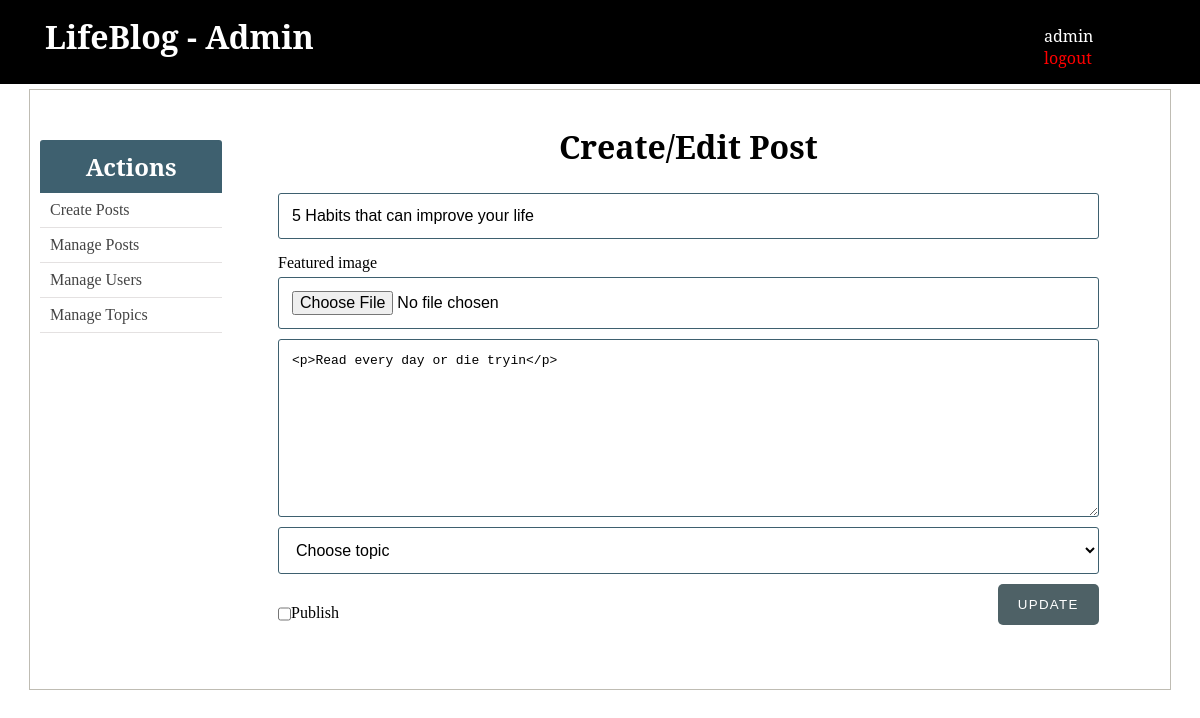
Page /admin/create_post.php?edit-post=1 (signed in) on the committed database.
### tables this page shows
CREATE TABLE `posts` (
  `id` int(11) NOT NULL,
  `user_id` int(11) DEFAULT NULL,
  `title` varchar(255) NOT NULL,
  `slug` varchar(255) NOT NULL,
  `views` int(11) NOT NULL DEFAULT 0,
  `image` varchar(255) NOT NULL,
  `body` text NOT NULL,
  `published` tinyint(1) NOT NULL,
  `created_at` timestamp NOT NULL DEFAULT current_timestamp() ON UPDATE current_timestamp(),
  `updated_at` timestamp NOT NULL DEFAULT '0000-00-00 00:00:00'
);

### admin/includes/post_functions.php (called while the page is built, shortened)
<?php
if (isset($_GET['edit-post'])) {
	$isEditingPost = true;
	$post_id = $_GET['edit-post'];
	editPost($post_id);
}
	function editPost($role_id)
	{
		global $conn, $title, $post_slug, $body, $published, $isEditingPost, $post_id;
		$sql = "SELECT * FROM posts WHERE id=$role_id LIMIT 1";
		$result = mysqli_query($conn, $sql);
		$post = mysqli_fetch_assoc($result);
		$title = $post['title'];
		$body = $post['body'];
		$published = $post['published'];
	}
?>

### admin/create_post.php (the view, shortened to what this page needs)
<?php  include('../config.php'); ?>
<?php  include(ROOT_PATH . '/admin/includes/post_functions.php'); ?>
<?php include(ROOT_PATH . '/admin/includes/head_section.php'); ?>
</head>
<body>
	<?php include(ROOT_PATH . '/admin/includes/navbar.php') ?>
	<div class="container content">
		<?php include(ROOT_PATH . '/admin/includes/menu.php') ?>
		<div class="action create-post-div">
			<h1 class="page-title">Create/Edit Post</h1>
			<form method="post" enctype="multipart/form-data" action="<?php echo BASE_URL . 'admin/create_post.php'; ?>" >
				<input type="text" name="title" value="<?php echo $title; ?>" placeholder="Title">
				<label style="float: left; margin: 5px auto 5px;">Featured image</label>
				<input type="file" name="featured_image" >
				<textarea name="body" id="body" cols="30" rows="10"><?php echo $body; ?></textarea>
				<select name="topic_id">
					<option value="" selected disabled>Choose topic</option>
				</select>
				<?php if ($_SESSION['user']['role'] == "Admin"): ?>
					<?php if ($published == true): ?>
						<label for="publish">
							Publish
							<input type="checkbox" value="1" name="publish" checked="checked">&nbsp;
						</label>
					<?php else: ?>
						<label for="publish">
							Publish
							<input type="checkbox" value="1" name="publish">&nbsp;
						</label>
					<?php endif ?>
				<?php endif ?>
				<?php if ($isEditingPost === true): ?>
					<button type="submit" class="btn" name="update_post">UPDATE</button>
				<?php else: ?>
					<button type="submit" class="btn" name="create_post">Save Post</button>
				<?php endif ?>
			</form>
		</div>
	</div>
</body>
</html>

### static/css/admin_style.css (style rules this page uses)
* { margin: 0px; padding: 0px; }
h1, h2, h3, h4, h5, h6 { font-family: 'Noto Serif', serif; }
form { width: 60%; margin: 5px auto; padding-bottom: 50px; }
form input[type=file], input[type=email], input[type=password], input[type=text], form select, form textarea { width: 100%; display: block; padding: 13px 13px; font-size: 1em; margin: 5px auto 10px; border-radius: 3px; box-sizing : border-box; background: transparent; border: 1px solid #3E606F; }
input[type="checkbox"] { height: 20px; float: left; }
form button { float: right; margin-left: 24%; }
label { margin-top: 20px; float: left; }
.btn { color: white; background: #4E6166; text-align: center; border: none; border-radius: 5px; display: block; letter-spacing: .1em; padding: 13px 20px; text-decoration: none; }
.container { width: 95%; margin: 5px auto 50px; border: 1px solid #BFBCB3; padding: 10px 0px 50px; }
.container:after { content: ""; display: block; clear: both; }
.container.content .action { width: 35%; float: left; text-align: center; }
.container.content .action form { width: 90%; }
.container.content .action .page-title { margin: 25px; }
.container.content .action.create-post-div { width: 80%; }

### rows in the picture
posts: title "5 Habits that can improve your life", body "<p>Read every day or die tryin</p>"

### other values in the picture
$_SESSION['user']['username'] "admin"
